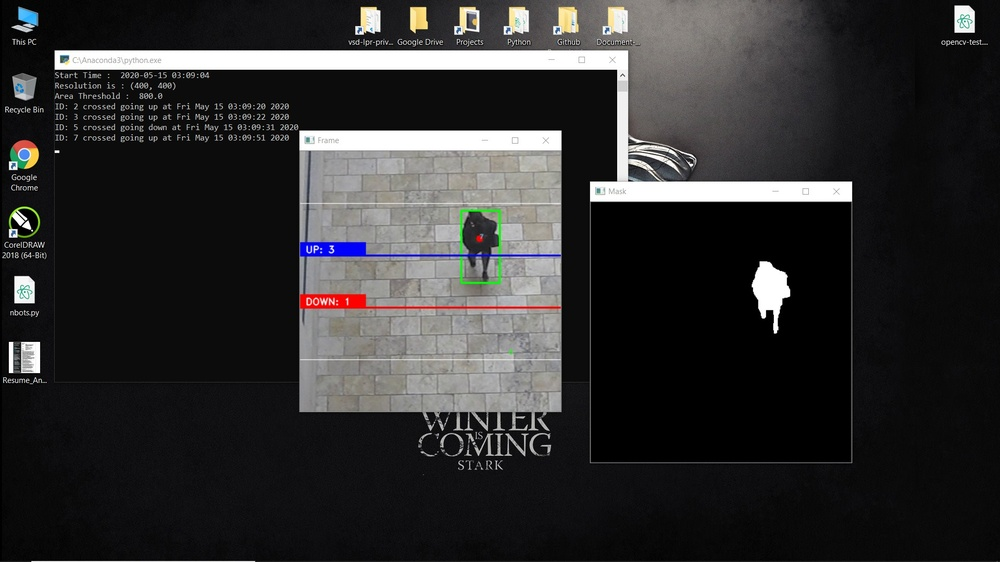
#> input picture Working-Sample-Images/peoplecounter.jpg, 1000 x 562 px, shrunk from 1920 x 1080 before the run, given in place of TestVideo.mp4, which was not available
$ python 'People Counter v2.py'
#> lines starting #> are read from the running program, lines starting #| are printed output that depends on the picture; after the words box and inside, x2 and y2 are one past the last pixel; in counts of white or black regions, pixels touching at a corner belong together; pictures that were not available may be replaced by others from this repository, and a replacement may not be noted
import numpy as np
import cv2 as cv
import Person
import time
import datetime
#from picamera.array import PiRGBArray
#from picamera import PiCamera

try:
    log = open('log.txt',"w")
except:
    print( "Unable to open log file.")

#COUNT METER
cnt_up   = 0
cnt_down = 0

#FETCH THE VIDEO
cap = cv.VideoCapture('Test Files/TestVideo.mp4')
# [5 lines of commented-out code are left out]

starttime = datetime.datetime.now().replace(microsecond=0)
print('Start Time : ', starttime)

#GET FRAME DIMENSTIONS AND SET AREA THRESHOLD FOR PERSON SIZE
width = int(cap.get(3))
height = int(cap.get(4))
print('Resolution is : ({}, {})'.format( width, height))

frameArea = height*width
areaTH = frameArea/200
print('Area Threshold : ', areaTH)

#LINE MARKERS TO TRACK PEOPLE
line_up = int(height*2/5)
line_down   = int(height*3/5)

up_limit =   int(height*1/5)
down_limit = int(height*4/5)

#BOTTOM SUBTRACTOR
fgbg = cv.createBackgroundSubtractorMOG2(detectShadows = True)

#STRUCTURING ELEMENTS FOR MORPHOGRAPHIC FILTERS
kernelOp = np.ones((3,3),np.uint8)
kernelOp2 = np.ones((5,5),np.uint8)
kernelCl = np.ones((11,11),np.uint8)

#VARIABLES
font = cv.FONT_HERSHEY_DUPLEX
persons = []
max_p_age = 5
pid = 1

while(cap.isOpened()):
    ret, frame = cap.read()
#> frame is the input picture: shape (562, 1000, 3); mean B, G, R 47.2, 46.9, 47.5

    for i in persons:
        i.age_one()

    #APPLY BACKGROUND SUBTRACTION
    fgmask = fgbg.apply(frame)
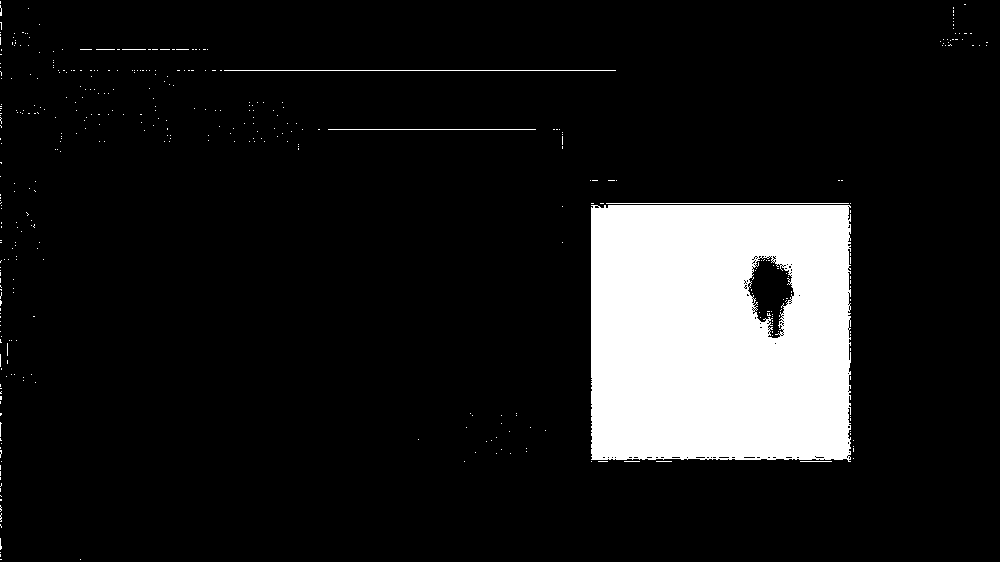
#> fgmask: shape (562, 1000); values 127 (black) and 255 (white), 11.6% white; 417 white regions (411 under 20 px), largest, box (x1, y1, x2, y2) and area: (591, 205, 851, 462) 63438, (224, 70, 616, 71) 392, (606, 203, 849, 204) 243, (328, 129, 536, 130) 208, (800, 461, 832, 462) 32, (122, 49, 146, 50) 24
    fgmask2 = fgbg.apply(frame)
#> fgmask2: shape (562, 1000); every value is 0

    #BINARIZATION TO REMOVE SHADOWS (GRAY COLOR)
    try:
        ret,imBin= cv.threshold(fgmask,200,255,cv.THRESH_BINARY)
        ret,imBin2 = cv.threshold(fgmask2,200,255,cv.THRESH_BINARY)

        #OPENING (ERODE-> DILATE) TO REMOVE NOISE.
        mask = cv.morphologyEx(imBin, cv.MORPH_OPEN, kernelOp)
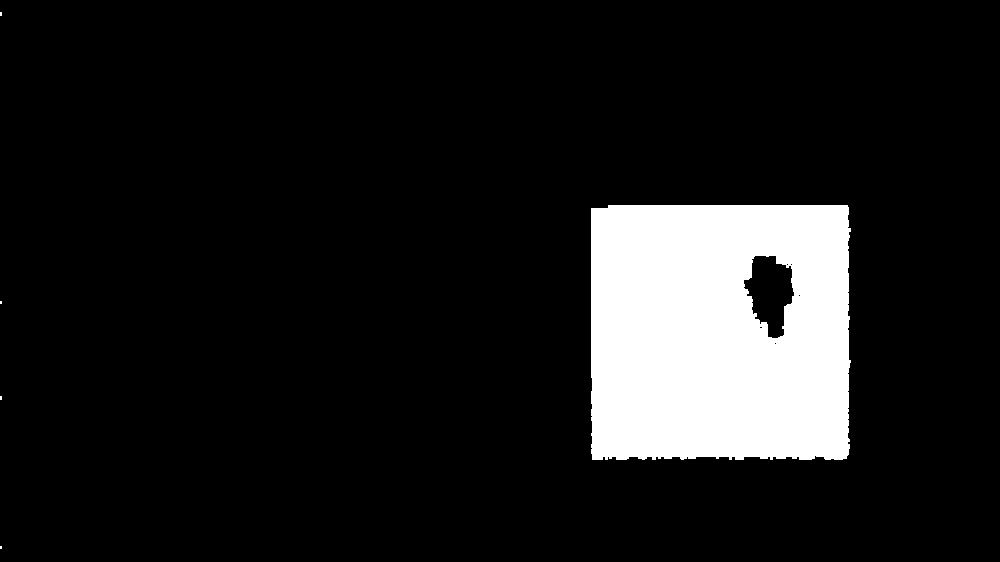
#> mask: shape (562, 1000); 11.2% white; 5 white regions (4 under 20 px), largest, box (x1, y1, x2, y2) and area: (591, 205, 851, 460) 62656
        mask2 = cv.morphologyEx(imBin2, cv.MORPH_OPEN, kernelOp)

        #CLOSING (DILATE -> ERODE) TO JOIN WHITE REGIONS.
        mask =  cv.morphologyEx(mask , cv.MORPH_CLOSE, kernelCl)
#> mask: shape (562, 1000); 11.2% white; 5 white regions (4 under 20 px), largest, box (x1, y1, x2, y2) and area: (591, 205, 851, 460) 62987
        mask2 = cv.morphologyEx(mask2, cv.MORPH_CLOSE, kernelCl)
    except:
        print('EOF')
        print( 'UP:',cnt_up)
        print ('DOWN:',cnt_down)
        break

    #RETR_EXTERNAL RETURNS ONLY EXTREME OUTER FLAGS. ALL CHILD CONTOURS ARE LEFT BEHIND.
    contours = cv.findContours(mask2,cv.RETR_EXTERNAL,cv.CHAIN_APPROX_SIMPLE)[1]
#> contours = []
    for cnt in contours:
        area = cv.contourArea(cnt)
        if area > areaTH:
            #IT REMAINS TO ADD CONDITIONS FOR MULTI-PEOPLE, OUTPUTS AND SCREEN INPUTS.
            M = cv.moments(cnt)
            cx = int(M['m10']/M['m00'])
            cy = int(M['m01']/M['m00'])
            x,y,w,h = cv.boundingRect(cnt)

            new = True
            if cy in range(up_limit,down_limit):
                for i in persons:
                    if abs(x-i.getX()) <= w and abs(y-i.getY()) <= h: #THIS OBJECT IS CLOSE TO THE ONE DETECTED BEFORE
                        new = False
                        i.updateCoords(cx,cy) #UPDATE COORDINATES OF OBJECT AND RESET AGE

                        if i.going_UP(line_down,line_up) == True:
                            cnt_up += 1;
                            print( "ID:",i.getId(),'crossed going up at',time.strftime("%c"))
                            log.write("ID: "+str(i.getId())+' crossed going up at ' + time.strftime("%c") + '\n')

                        elif i.going_DOWN(line_down,line_up) == True:
                            cnt_down += 1;
                            print( "ID:",i.getId(),'crossed going down at',time.strftime("%c"))
                            log.write("ID: " + str(i.getId()) + ' crossed going down at ' + time.strftime("%c") + '\n')

                        break

                    if i.getState() == '1':
                        if i.getDir() == 'down' and i.getY() > down_limit:
                            i.setDone()

                        elif i.getDir() == 'up' and i.getY() < up_limit:
                            i.setDone()

                    if i.timedOut():
                        index = persons.index(i)
                        persons.pop(index) #REMOVE i FROM THE PERSONS LIST
                        del i     #FREE THE MEMORY OF I

                if new == True:
                    p = Person.MyPerson(pid,cx,cy, max_p_age)
                    persons.append(p)
                    pid += 1

            cv.circle(frame,(cx,cy), 5, (0,0,255), -1)
            cv.rectangle(frame,(x,y),(x+w,y+h),(0,255,0),2)
#> this loop made 0 passes
#> after the loop, cnt_down = 0; cnt_up = 0; persons = []; pid = 1
    #END OF [for cnt in contours]

    #DRAW PATH
    for i in persons:
        cv.putText(frame, str(i.getId()),(i.getX(),i.getY()),font,0.3,i.getRGB(),1,cv.LINE_AA)

    #ADD CONTENT ON IMAGES
    str_up = 'UP: '+ str(cnt_up)
#> str_up = 'UP: 0'
    str_down = 'DOWN: '+ str(cnt_down)
#> str_down = 'DOWN: 0'

    cv.line(frame,(0, line_up),(width, line_up),(255,0,0),2)
    cv.line(frame,(0, line_down),(width,line_down),(0,0,255),2)
    cv.line(frame,(0, up_limit),(width,up_limit),(255,255,255),1)
    cv.line(frame,(0, down_limit),(width,down_limit),(255,255,255),1)

    cv.rectangle(frame,(0,line_up-20),(100,line_up),(255,0,0),-1)
    cv.rectangle(frame,(0,line_down-20),(100,line_down),(0,0,255),-1)
    cv.putText(frame, str_up ,(8,line_up-4),font,0.5,(255,255,255),1,cv.LINE_AA)
    cv.putText(frame, str_down ,(8,line_down-4),font,0.5,(255,255,255),1,cv.LINE_AA)
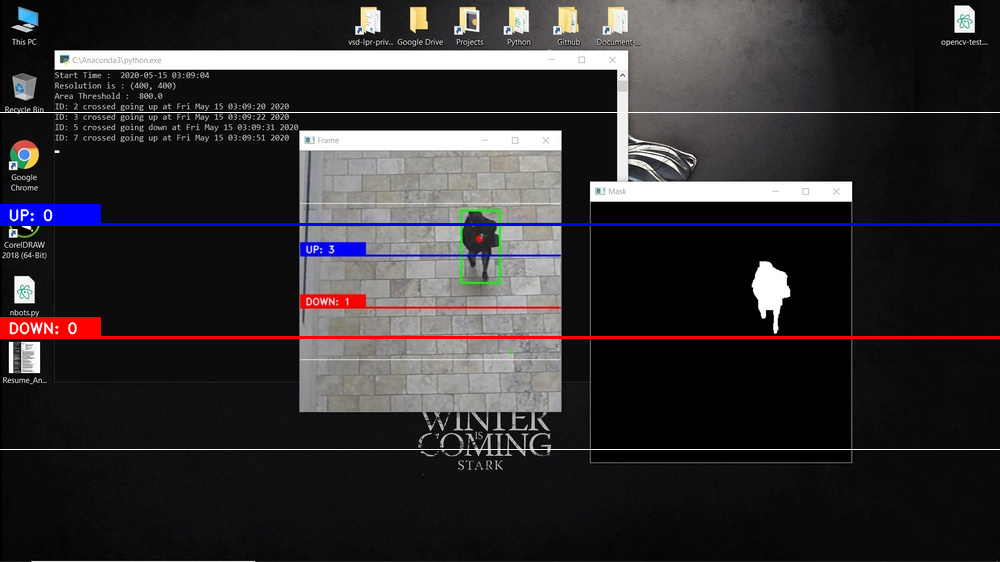
#> frame: shape (562, 1000, 3); mean B, G, R 49.8, 47.3, 50

    cv.imshow('Frame',frame)
    cv.imshow('Mask',mask)
    k = cv.waitKey(30) & 0xff
#> (key Esc is pressed here)
    if k == 27:
        break
#END OF [while(cap.isOpened())]

#CLEANING
log.flush()
log.close()
cap.release()
cv.destroyAllWindows()
endtime = datetime.datetime.now().replace(microsecond=0)
print('End Time : ', endtime)
print('Total time taken is : ', endtime-starttime)
